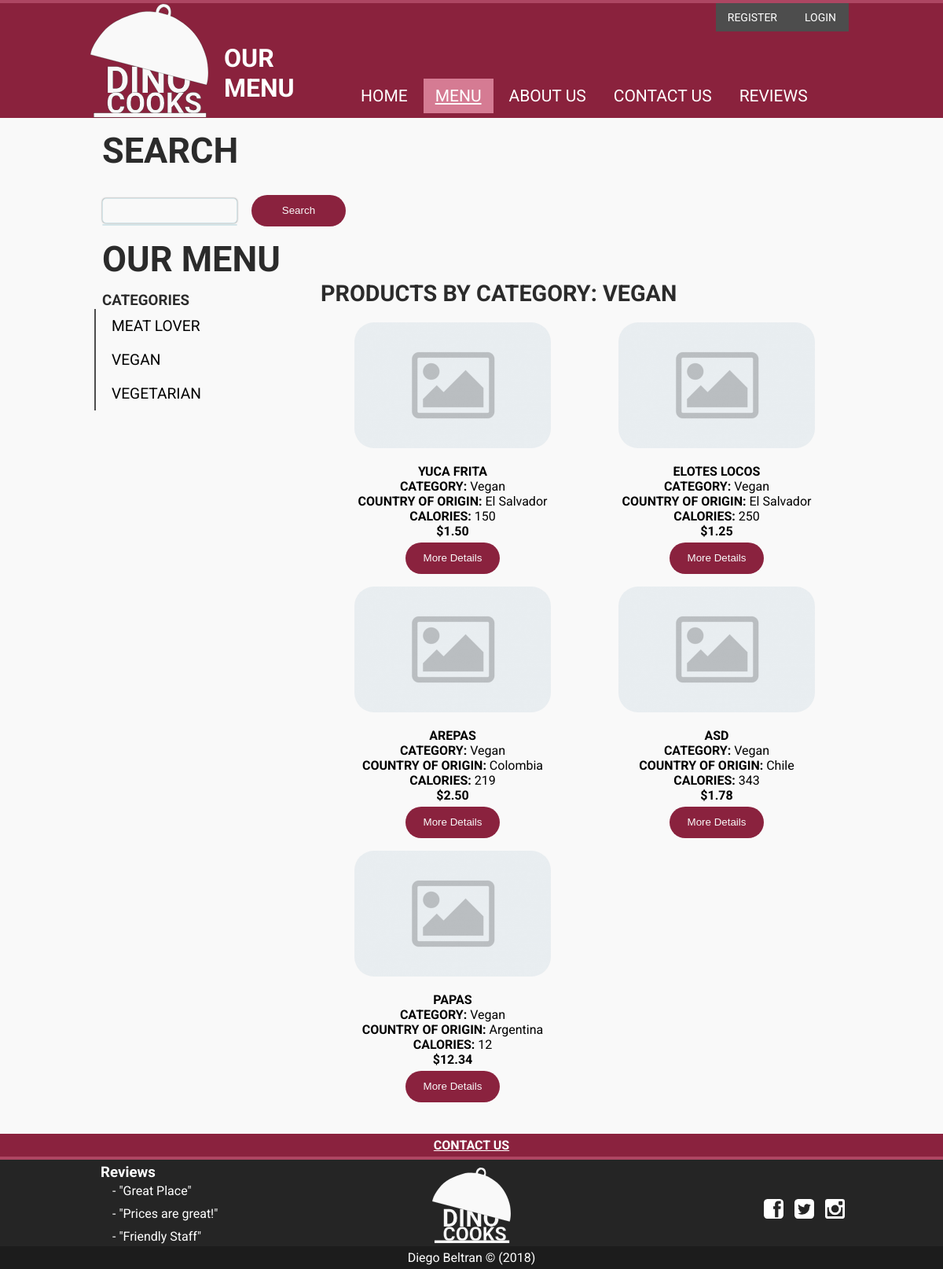
Screenshot of /?page=services&category_id=3 with the database file from the repository.
### tables this page shows
CREATE TABLE `category` (
  `category_id` int(11) NOT NULL,
  `name` varchar(255) NOT NULL,
  `created_at` datetime NOT NULL DEFAULT current_timestamp()
);

CREATE TABLE `product` (
  `product_id` int(11) NOT NULL,
  `category_id` int(11) DEFAULT NULL,
  `country_of_origin_id` int(11) DEFAULT NULL,
  `product_name` varchar(100) DEFAULT NULL,
  `price` decimal(5,2) DEFAULT NULL,
  `description` mediumtext DEFAULT NULL,
  `more_details` varchar(255) DEFAULT NULL,
  `shipping_availability` tinyint(1) DEFAULT NULL,
  `in_stock` tinyint(1) DEFAULT NULL,
  `re_stock` tinyint(1) DEFAULT NULL,
  `weight` decimal(5,2) DEFAULT NULL,
  `color` varchar(255) DEFAULT NULL,
  `smell` tinyint(1) DEFAULT NULL,
  `image` varchar(255) DEFAULT NULL,
  `calories` int(11) DEFAULT NULL,
  `nutritional_values` varchar(255) DEFAULT NULL,
  `chef` varchar(100) DEFAULT NULL,
  `supplier` varchar(255) DEFAULT NULL,
  `ingredients` varchar(255) DEFAULT NULL,
  `date_made` datetime NOT NULL DEFAULT current_timestamp(),
  `created_at` datetime NOT NULL DEFAULT current_timestamp(),
  `updated_at` datetime DEFAULT NULL
);

CREATE TABLE `country_of_origin` (
  `country_of_origin_id` int(11) NOT NULL,
  `name` varchar(255) NOT NULL,
  `created_at` datetime NOT NULL DEFAULT current_timestamp()
);

### controllers/services.php (called while the page is built, shortened)
<?php
require APP . '/models/product_model.php';
if(!empty($_GET['category_id'])) {
  $products = getProductByCategory($dbh, $_GET['category_id']);
  $sub_title = 'Products by category: ' . $products[0]['category'];
} else if(!empty($_GET['search'])){
  $products = seachProducts($dbh, $_GET['search']);
  $sub_title = 'Products like: ' . $_GET['search'];
}
else {
  $products = getRandomProducts($dbh, 6);
  $sub_title = 'Products you might like...';
}
require APP . '/models/category_model.php';
$categories = getCategories($dbh);
require APP . '/views/services.php';

### models/category_model.php (called while the page is built, shortened)
<?php
function getCategories($dbh){
  $query = "SELECT
            DISTINCT
            category_id,
            name
            FROM
            category
            JOIN product USING(category_id)
            ORDER BY
            name ASC";
  $stmt = $dbh->prepare($query);
  $stmt->execute();
  return $stmt->fetchAll(PDO::FETCH_ASSOC);
}

### models/product_model.php (called while the page is built, shortened)
<?php
function getProductByCategory($dbh, $category_id)
{
	$query = "SELECT
      product.product_id,
      product.product_name,
      product.category_id,
      category.name AS category,
      country_of_origin.name AS country_of_origin,
      product.price,
      product.description,
      product.more_details,
      product.shipping_availability,
      product.in_stock,
      product.re_stock,
      product.image,
      product.calories,
      product.nutritional_values,
      product.chef,
      product.supplier,
      product.ingredients
      FROM
          product
      JOIN category USING(category_id)
      JOIN country_of_origin USING(country_of_origin_id)
    	WHERE
    	product.category_id = :category_id";
	$stmt = $dbh->prepare($query);
	$stmt->bindValue(':category_id', $category_id, PDO::PARAM_INT);
	$stmt->execute();
	return $stmt->fetchAll(PDO::FETCH_ASSOC);
}

### views/inc/products.inc.php (the view, shortened to what this page needs)
<?php foreach($products as $row) : ?>
    <div class="product">
      <div class="img">
        <a title="<?=$row['product_name'];?>" href="?page=detail&product_id=<?=$row['product_id']?>">
          <img src="/images/default_img.jpg" alt="<?=$row['product_name'];?>" width="250" height="160" />
        </a>
      </div>
      <div class="item-content">
        <p>
          <strong><?=$row['product_name'];?></strong><br/>
          <strong>category: </strong> <?=$row['category'];?><br/>
          <strong>country of origin: </strong><?=$row['country_of_origin'];?><br/>
          <strong>calories: </strong><?=$row['calories'];?><br/>
          <strong>$<?=$row['price'];?></strong><br/>
        </p>
        <form action="?page=detail&product_id=<?=$row['product_id']?>" method="post">
          <button type="submit">more details</button>
        </form>
      </div>
    </div>
  <?php endforeach; ?>

### views/inc/menu.inc.php (shortened to what this page needs)
<div id="products">
  <?php require '../views/inc/category.inc.php';?>
  <div id="products_list">
    <h3 id="sub_title"><?=$sub_title?></h3>
    <?php require '../views/inc/products.inc.php' ?>
  </div>
</div>

### views/inc/category.inc.php
<div id="category">
  <h3 >categories</h3>
  <ul>
    <?php foreach($categories as $category) : ?>
    <li>
      <a href="/?page=services&category_id=<?php echo $category['category_id']?>">
        <?php echo $category['name']?>
      </a>
    </li>
    <?php endforeach; ?>
  </ul>
</div>

### public/styles/stylesheet_desktop.css (style rules this page uses)
div { box-sizing: border-box; }
body { box-sizing: border-box; font-family: 'Roboto', Arial, sans-serif; font-size: 16px; margin: 0; background-color: #f9f9f9; height: auto; }
#wrapper h2, #wrapper h3 { color: #2b2b2b; padding: 10px; padding-top: 15px; padding-bottom: 0; margin: 0; text-transform: uppercase; font-weight: 700; }
.img { top: 20px; }

### public/styles/stylesheet_menu.css (style rules this page uses)
#category, #products_list { float: left; }
#category { width: 30%; }
#products_list { width: 70%; }
.product { width: 50%; float: left; text-align: center; }
.product img { width: 250px; border-radius: 25px; overflow: hidden; }
.product strong { text-transform: uppercase; }
.product p { text-transform: capitalize; margin-bottom: 5px; }
.product button, #search_form button, #detail_product button, #confirm button { color: #f9f9f9; display: inline-block; padding: 5px 15px; background: #8A223E; text-decoration: none; border-radius: 25px; border: none; text-align: center; line-height: 30px; width: 120px; text-transform: capitalize; transition: all .3s ease-in-out; }
#category ul { list-style-type: none; overflow: hidden; margin: 0; padding: 0; border-left: 2px solid #4d4d4d; }
#category ul li { font-size: 1.2rem; color: #000; text-transform: uppercase; padding: 10px 0px; transition: all .3s ease-in-out; }
#category a { color: #000; padding: 10px 20px; padding-right: 100px; }
#category a { text-decoration: none; }
h3#sub_title { margin: 0px 0px 20px 0px; padding: 0; font-size: 1.8rem; }

### public/styles/stylesheet_mobile.css (style rules this page uses)
body { box-sizing: border-box; font-family: 'Roboto', Arial, sans-serif; font-size: 16px; margin: 0; background: linear-gradient(#f9f9f9 1%, #ededed 100%); background-color: #f9f9f9; background: #000; }
body { background-color: rgba(138, 34, 61, 1); }
.img { top: 20px; }
#wrapper h2, #wrapper h3 { color: #2b2b2b; padding: 10px; padding-top: 15px; padding-bottom: 0; margin: 0; text-transform: uppercase; font-weight: 700; }
.product button, #search_form button, #detail_product button, #confirm button { color: #f9f9f9; display: inline-block; padding: 5px 15px; background: #8A223E; text-decoration: none; border-radius: 25px; border: none; text-align: center; line-height: 30px; width: 120px; text-transform: capitalize; transition: all .3s ease-in-out; }
#category, #products_list { float: left; }
#category { width: 30%; }
#products_list { width: 70%; }
.product { width: 50%; float: left; text-align: center; }
.product img { width: 250px; border-radius: 25px; overflow: hidden; }
.product strong { text-transform: uppercase; }
.product p { text-transform: capitalize; margin-bottom: 5px; }

### public/styles/stylesheet_print.css (style rules this page uses)
body { font-family: 'Roboto', Arial, sans-serif; }

### rows the page displays
category: name "MEAT LOVER"
category: name "VEGAN", name "PRODUCTS BY CATEGORY: VEGAN"
category: name "VEGETARIAN"
product: product_name "YUCA FRITA", category.name "Vegan", country_of_origin.name "El Salvador", calories "150", price "1.50"
product: product_name "ELOTES LOCOS", category.name "Vegan", country_of_origin.name "El Salvador", calories "250", price "1.25"
product: product_name "AREPAS", category.name "Vegan", country_of_origin.name "Colombia", calories "219", price "2.50"
product: product_name "ASD", category.name "Vegan", country_of_origin.name "Chile", calories "343", price "1.78"
product: product_name "PAPAS", category.name "Vegan", country_of_origin.name "Argentina", calories "12", price "12.34"

### other values shown
$title "OUR MENU"
